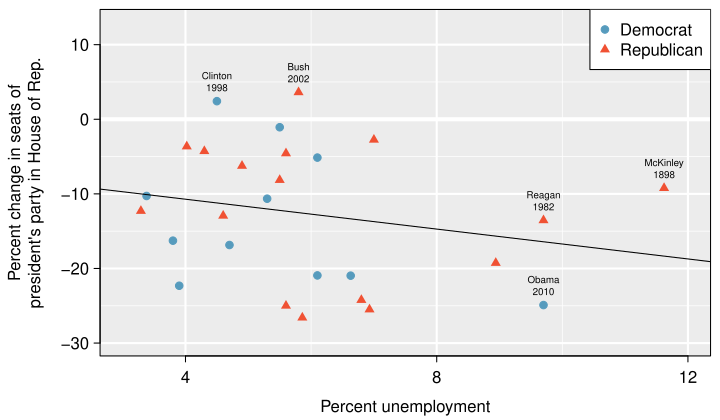

Source code (R):
rm(list=ls())
library(openintro)
data(COL)
data(unempl)
data(house)
data(president); pres <- president


year   <- seq(1898, 2010, 4)+1
n      <- length(year)
unemp  <- rep(0, n)
change <- rep(0, n)
presid <- rep("", n)
party  <- rep("", n)
for(i in 1:n){
	urow <- which(unempl$year == year[i]-1)
	if(i < n){
		prow <- which(pres$end > year[i])[1]
	} else {
		prow <- which(pres$potus == "Barack Obama")
	}
	hrow <- which(house$yearEnd >= year[i])[1]
	party[i] <- as.character(pres$party[prow])
	if(substr(house$p1[hrow],1,5) == substr(party[i],1,5)){
		oldHouse <- house$np1[hrow] / house$seats[hrow]
	} else {
		oldHouse <- house$np2[hrow] / house$seats[hrow]
	}
	if(substr(house$p1[hrow+1],1,5) == substr(party[i],1,5)){
		newHouse <- house$np1[hrow+1] / house$seats[hrow+1]
	} else {
		newHouse <- house$np2[hrow+1] / house$seats[hrow+1]
	}
	change[i] <- (newHouse - oldHouse)/oldHouse * 100
	presid[i] <- as.character(pres$potus[prow])
	unemp[i]  <- unempl$unemp[urow]
}

unemployPres <- data.frame(year=year, potus=presid, party=party, unemp=unemp, change=change)

myPDF("unemploymentAndChangeInHouse.pdf", 1.2*6, 1.2*3.5, mar=c(3.2, 5, 0.5, 0.5))
these <- !year %in% c(1935, 1939)
plot(unemployPres$unemp[these], unemployPres$change[these],
		col=COL[1+3*(unemployPres$party[these]=="Republican")],
		pch=19, ylim=c(-30, 13), xlim=c(3, 12), axes=FALSE,
		type='n', xlab='',
		ylab="Percent change in seats of\npresident's party in House of Rep.")
mtext('Percent unemployment', 1, 2)
rect(-1000, -1000, 1000, 1000, col=COL[7,3])
abline(h=seq(-100, 100, 10), col='#FFFFFF', lwd=2)
abline(h=seq(-105, 100, 10), col='#FFFFFF', lwd=0.7)
abline(h=0, col='#FFFFFF', lwd=4)
abline(v=seq(-100, 100, 4), col='#FFFFFF', lwd=2)
abline(v=seq(-102, 100, 4), col='#FFFFFF', lwd=0.7)
repub <- (unemployPres$party[these]=="Republican")
points(unemployPres$unemp[these], unemployPres$change[these],
		col=COL[1+3*repub], pch=19-2*repub)
axis(1, at=c(4, 8, 12))
axis(2)
box()
cases <- c(1, 22, 26, 27, 29)
for(i in 1:length(cases)){
	potus  <- as.character(unemployPres$potus[cases[i]])
	potus  <- tail(strsplit(potus, " ")[[1]], 1)
	year   <- unemployPres$year[cases[i]]-1
	potus  <- paste(potus, "\n", year, sep="")
	unem   <- unemployPres$unemp[cases[i]]
	change <- unemployPres$change[cases[i]]
	text(unem, change, potus, pos=3, cex=0.6)
}

summary(lm(change ~ unemp, unemployPres))

g <- lm(change ~ unemp, unemployPres[these,])
summary(g)
abline(g, col=COL[5])
legend('topright', bg="#FFFFFF", pch=c(19,17), col=COL[c(1,4)], legend=c("Democrat", "Republican"))
dev.off()

#library(xtable); xtable(g)
#acf(g$residual)
